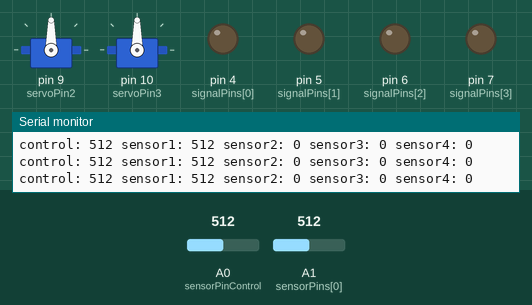
Simulated run of this sketch. Board: Arduino Uno, built with avr-gcc and run on an emulated ATmega328P. Shown: 2 × servo, output pins drawn as LEDs (lit = HIGH), the last lines printed to the serial monitor. Inputs (shaded band) come from the test bench; at power-on: A1 (sensorPins[0]) = 512, A0 (sensorPinControl) = 512.

Above: at 1.2 s.
1.3 s: A1 (sensorPins[0]) set to 493
At 2.5 s:
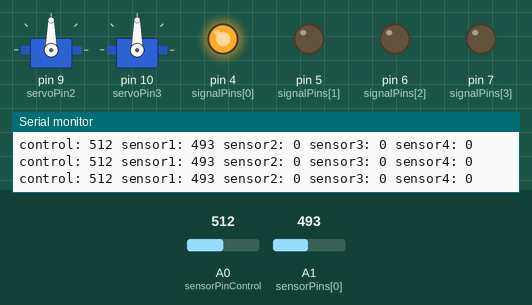
2.8 s: A0 (sensorPinControl) set to 988
5.8 s: A0 (sensorPinControl) set to 1013
8.8 s: A1 (sensorPins[0]) set to 510
At 9.8 s:
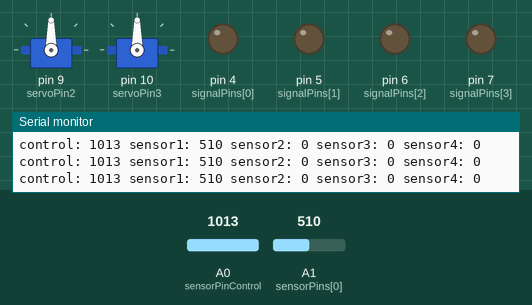
Timing chart, 0 to 11.8 s (numbered marks = the images above; inputs shaded):
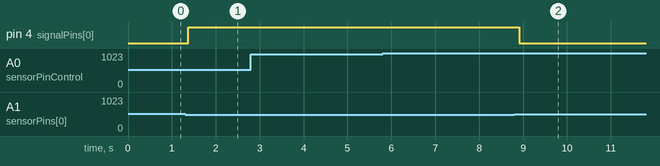

The sketch:

arduino_sensor_servo.ino
```cpp
#include <Servo.h>

///// Reset arduino with pi at start of each run

// Variables
// Sensor pins
int sensorPinControl = A0;
int sensorPins[] = {A1, A2, A3, A4};
int arrayLength = 1;

// Sensor values
int controlValue = 0;
int sensorValues[] = {0, 0, 0, 0};
int sensorValuesHistory[4][10] = {{0, 0, 0, 0, 0, 0, 0, 0, 0, 0}, {0, 0, 0, 0, 0, 0, 0, 0, 0, 0}, {0, 0, 0, 0, 0, 0, 0, 0, 0, 0}, {0, 0, 0, 0, 0, 0, 0, 0, 0, 0}};
int arrayPosition = 0;

// Sensor calibration values
int sensorCalibrations[] = {0, 0, 0, 0};
int margin = 2;

// Broken states
boolean isBroken[] = {false, false, false, false};

// Timing of last break in milliseconds
long breakStartTimes[] = {0, 0, 0, 0};

// Servo pins
int servoPin2 = 9;
int servoPin3 = 10;

// Servo objects
// Corresponging to lasers 2 and 3
Servo servo2;
Servo servo3;

// Servo positions
int servoPos2 = 0;
int servoPos3 = 0;
int servoDir2 = 1;
int servoDir3 = 1;

// Signal Pins
int signalPins[] = {4, 5, 6, 7};

// Signal from pi
int piIn = 12;

void setup()
{
  Serial.begin(9600);

  // Servos
  servo2.attach(servoPin2);
  servo3.attach(servoPin3);

  // Digital output signals
  pinMode(signalPins[0], OUTPUT);
  pinMode(signalPins[1], OUTPUT);
  pinMode(signalPins[2], OUTPUT);
  pinMode(signalPins[3], OUTPUT);

  // Digital input signals
//  pinMode(8, INPUT);
//  pinMode(11, INPUT);
  pinMode(piIn, INPUT);
//  pinMode(13, INPUT);

}

void loop()
{
  // Read and store values from sensors
  controlValue = analogRead(sensorPinControl);
  // Move to next array position
  arrayPosition = (arrayPosition + 1) % 10;

  for (int i = 0; i < arrayLength; i++)
  {
    sensorValuesHistory[i][arrayPosition] = analogRead(sensorPins[i]);
    sensorValues[i] = analogRead(sensorPins[i]);//average(sensorValuesHistory[i]);
  }

  // Calibrate
  if (millis() < 1000)
  {
    for (int i = 0; i < arrayLength; i++)
    {
      sensorCalibrations[i] = sensorValues[i];
    }
    Serial.print(sensorCalibrations[0]);
    Serial.print( " , ");
    Serial.print(sensorCalibrations[1]);
    Serial.print(" , ");
    Serial.print(sensorCalibrations[2]);
    Serial.print(" , ");
    Serial.println(sensorCalibrations[3]);
  }

  // Print sensor values
  Serial.print("control: ");
  Serial.print(controlValue);
  Serial.print(" sensor1: ");
  Serial.print(sensorValues[0]);
  Serial.print(" sensor2: ");
  Serial.print(sensorValues[1]);
  Serial.print(" sensor3: ");
  Serial.print(sensorValues[2]);
  Serial.print(" sensor4: ");
  Serial.println(sensorValues[3]);

  for (int i = 0; i < arrayLength; i++)
  {
    if (sensorValues[i] < sensorCalibrations[i] - margin) // sensor 1 is broken
    {
      if (!isBroken[i] && ((millis() - breakStartTimes[i]) > 1000)) // for the first time && not broken within the last second
      {
        Serial.println("broken1");
        isBroken[i] = true;
        breakStartTimes[i] = millis();
        digitalWrite(signalPins[i], HIGH);
      }
      else if (isBroken[i]) // is already broken
      {
        if ((millis() - breakStartTimes[i]) < 500) // if it has been broken, send a signal for half a second
        {
          digitalWrite(signalPins[i], HIGH); // send a high output signal
        }
      }
    }
    else // the sensor is not broken
    {
      isBroken[i] = false;
      // If more than 1 second has passed since the sensor has been broken
      // So the the output signal if HIGH for 0.5 seconds
      if ((millis() - breakStartTimes[i]) > 500)
      {
        digitalWrite(signalPins[i], LOW); // Write low
      }
    }
  }

  // Move servos
  if (digitalRead(piIn == HIGH))
  {
    servoPos2 += servoDir2;
    servo2.write(servoPos2);
    servoPos3 += servoDir3;
    servo3.write(servoPos3);
    if ((servoPos2 > 180) || (servoPos2 < 0))
    {
      servoDir2 *= -1;
    }
    if ((servoPos3 > 180) || (servoPos3 < 0))
    {
      servoDir3 *= -1;
    }
  }

  // read in broken
//  if (digitalRead(8) == HIGH )//|| digitalRead(11) == HIGH || digitalRead(12) == HIGH || digitalRead(13) == HIGH)
//  {
//    Serial.println("BROKEN !!!!!!!!!!!!!!!!!!!!!!!");
//  }

}

int average(int array[])
{
  int counter = 0;
  int total = 0;
  for (int i = 0; i < sizeof(array); i++)
  {
    total += array[i];
    counter++;
  }
  return total / counter;
}
```

Measured:
- the behaviour switches between 510 and 509 on A1 (sensorPins[0]) (found by bisection; images 0 and 1)
- after the input at 1.3 s, pin 4 (signalPins[0]): LOW → HIGH after 0.08 s
- after the input at 8.8 s, pin 4 (signalPins[0]): HIGH → LOW after 0.11 s
